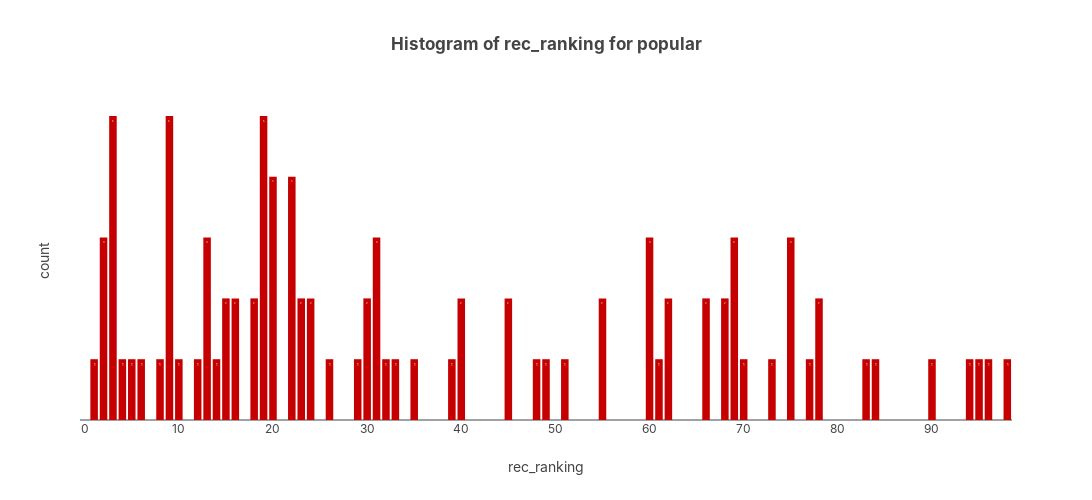

Notebook code for this chart:
### Code cell
_df = popular_recs_target.loc[lambda df: df['rating_rank'].eq(1) & df['rec_ranking'].lt(101)]
plot_rec_ranking_histogram(_df, 'popular')

### Figure 1 — Plotly figure (JSON) as saved in the notebook; plotly's stock layout.template omitted (floating-point values rounded to 4 significant figures)
{"data": [{"alignmentgroup": "True", "hovertemplate": "rec_ranking=%{x}<br>count=%{y}<extra></extra>", "legendgroup": "", "marker": {"color": "#c60000", "pattern": {"shape": ""}}, "name": "", "offsetgroup": "", "orientation": "v", "showlegend": false, "textposition": "auto", "texttemplate": "%{y}", "type": "bar", "x": [0, 1, 2, 3, 4, 5, 6, 7, 8, 9, 10, 11, 12, 13, 14, 15, 16, 17, 18, 19, 20, 21, 22, 23, 24, 25, 26, 27, 28, 29, 30, 31, 32, 33, 34, 35, 36, 37, 38, 39, 40, 41, 42, 43, 44, 45, 46, 47, 48, 49, 50, 51, 52, 53, 54, 55, 56, 57, 58, 59, 60, 61, 62, 63, 64, 65, 66, 67, 68, 69, 70, 71, 72, 73, 74, 75, 76, 77, 78, 79, 80, 81, 82, 83, 84, 85, 86, 87, 88, 89, 90, 91, 92, 93, 94, 95, 96, 97, 98], "xaxis": "x", "y": [0, 1, 3, 5, 1, 1, 1, 0, 1, 5, 1, 0, 1, 3, 1, 2, 2, 0, 2, 5, 4, 0, 4, 2, 2, 0, 1, 0, 0, 1, 2, 3, 1, 1, 0, 1, 0, 0, 0, 1, 2, 0, 0, 0, 0, 2, 0, 0, 1, 1, 0, 1, 0, 0, 0, 2, 0, 0, 0, 0, 3, 1, 2, 0, 0, 0, 2, 0, 2, 3, 1, 0, 0, 1, 0, 3, 0, 1, 2, 0, 0, 0, 0, 1, 1, 0, 0, 0, 0, 0, 1, 0, 0, 0, 1, 1, 1, 0, 1], "yaxis": "y"}], "layout": {"barmode": "relative", "height": 500, "legend": {"tracegroupgap": 0}, "title": {"text": "Histogram of rec_ranking for popular"}, "width": 1300, "xaxis": {"anchor": "y", "autorange": true, "domain": [0, 1], "range": [-0.5, 98.5], "title": {"text": "rec_ranking"}, "type": "linear"}, "yaxis": {"anchor": "x", "autorange": true, "domain": [0, 1], "range": [0, 5.263], "title": {"text": "count"}, "type": "linear"}}}
